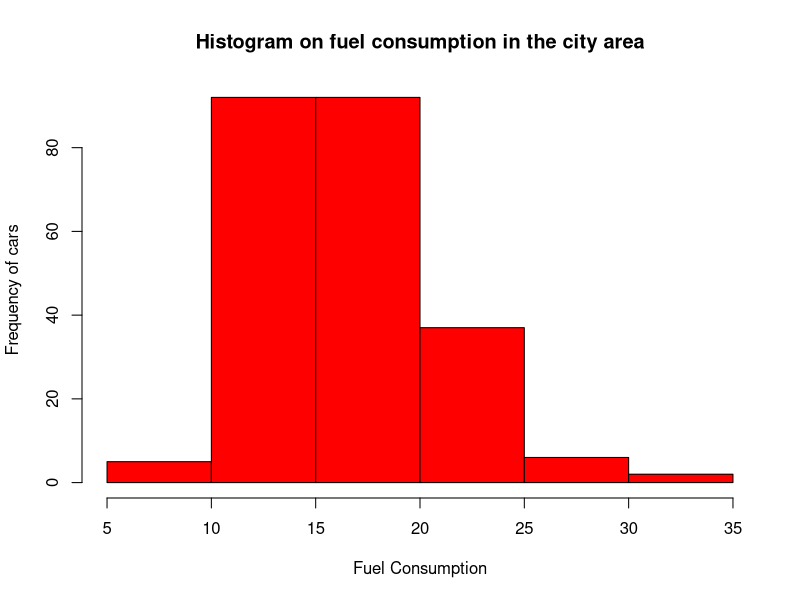

The R source for this figure:
install.packages("tidyverse")
library(tidyverse)
?mpg

dataset<-mpg
View(dataset)

head(dataset)
tail(dataset)

summary(dataset)

hist(dataset$cty, main = "Histogram on fuel consumption in the city area",
     xlab = "Fuel Consumption",
     ylab = "Frequency of cars",
     col = "red")
